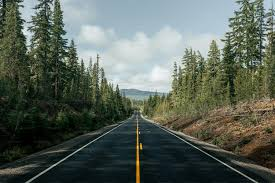
#> input picture road.jpeg, 275 x 183 px
$ python ex15_road_margin.py
#> lines starting #> are read from the running program, lines starting #| are printed output that depends on the picture; after the words box and inside, x2 and y2 are one past the last pixel; in counts of white or black regions, pixels touching at a corner belong together
import cv2
import numpy as np
import matplotlib.pyplot as plt

img = cv2.imread("road.jpeg")
#> img is the input picture: shape (183, 275, 3); mean B, G, R 89.7, 99.3, 89.9
gray = cv2.cvtColor(img, cv2.COLOR_BGR2GRAY)
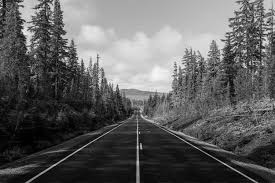
#> gray: shape (183, 275); min 0, max 252, mean 95.4
edges = cv2.Canny(cv2.GaussianBlur(gray, (5,5), 0), 50, 150)
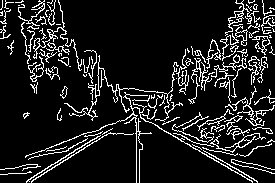
#> edges: shape (183, 275); 11.8% white in thin lines or dots

h, w = edges.shape
#> h = 183; w = 275
mask = np.zeros_like(edges)
roi = np.array([[(0,h), (0.1*w,0.5*h), (0.9*w,0.5*h), (w,h)]], np.int32)
cv2.fillPoly(mask, roi, 255)
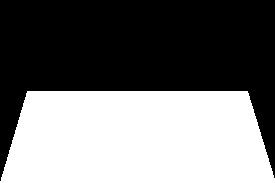
#> mask: shape (183, 275); 45.4% white; 1 white region, box (x1, y1, x2, y2) and area: (0, 91, 275, 183) 22856
edges = cv2.bitwise_and(edges, mask)
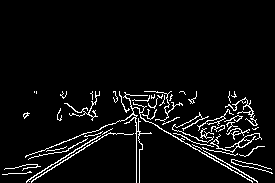
#> edges: shape (183, 275); 5.3% white in thin lines or dots, all inside (x1, y1, x2, y2) = (2, 91, 273, 183)

lines = cv2.HoughLinesP(edges, 1, np.pi/180, 30, minLineLength=50, maxLineGap=30)
#> lines = 36 rows, first 6: [26, 181, 170, 91], [29, 181, 172, 95], [113, 92, 257, 182], [99, 92, 252, 181], [25, 156, 170, 100], [129, 109, 271, 169]
line_img = img.copy()
if lines is not None:
    for x1,y1,x2,y2 in lines[:,0]:
        slope = (y2-y1)/(x2-x1+1e-6)
        color = (255,0,0) if slope<0 else (0,255,0)
        if abs(slope)>0.2:
            cv2.line(line_img, (x1,y1), (x2,y2), color, 2)
#> this loop made 36 passes
#> (x1, y1, x2, y2, slope, color) on passes 1 to 12: (26, 181, 170, 91, -0.625, (255, 0, 0)), (29, 181, 172, 95, -0.601, (255, 0, 0)), (113, 92, 257, 182, 0.625, (0, 255, 0)), (99, 92, 252, 181, 0.582, (0, 255, 0)), (25, 156, 170, 100, -0.386, (255, 0, 0)), (129, 109, 271, 169, 0.423, (0, 255, 0)), (136, 182, 136, 95, -87000000, (255, 0, 0)), (137, 95, 139, 182, 43.5, (0, 255, 0)), (164, 131, 252, 114, -0.193, (255, 0, 0)), (25, 157, 83, 148, -0.155, (255, 0, 0)), (147, 133, 249, 104, -0.284, (255, 0, 0)), (173, 136, 253, 117, -0.237, (255, 0, 0))
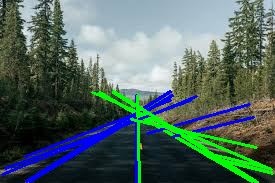
#> line_img: shape (183, 275, 3); 9.96% of pixels changed, all inside (x1, y1, x2, y2) = (1, 90, 274, 183)

result = cv2.addWeighted(img,0.8,line_img,1,0)
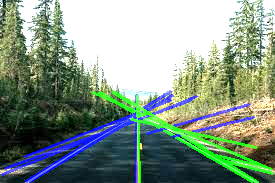
#> result: shape (183, 275, 3); mean B, G, R 136.8, 152.8, 134.7
plt.imshow(cv2.cvtColor(result, cv2.COLOR_BGR2RGB))
plt.axis('off'); plt.show()
cv2.imwrite('road_with_margins.jpg', result)

$ run again, with medical.jpeg copied over road.jpeg
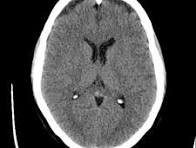
#> input picture medical.jpeg, 196 x 148 px
#> img is the input picture: shape (148, 196, 3); min 0, max 255, mean 78.4
#> `cv2.fillPoly(mask, roi, 255)`:
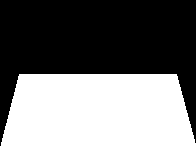
#> mask: shape (148, 196); 45.2% white; 1 white region, box (x1, y1, x2, y2) and area: (0, 74, 196, 148) 13126
#> lines = [[31, 77, 59, 127], [67, 146, 134, 145], [136, 143, 165, 77]]
#> the loop `for x1,y1,x2,y2 in lines[:,0]:` made 3 passes
#> (x1, y1, x2, y2, slope, color) on passes 1 to 3: (31, 77, 59, 127, 1.79, (0, 255, 0)), (67, 146, 134, 145, -0.0149, (255, 0, 0)), (136, 143, 165, 77, -2.28, (255, 0, 0))
#> `result = cv2.addWeighted(img,0.8,line_img,1,0)`:
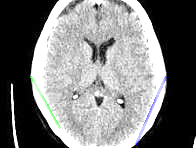
#> result: shape (148, 196, 3); mean B, G, R 121.7, 121.6, 121.2
